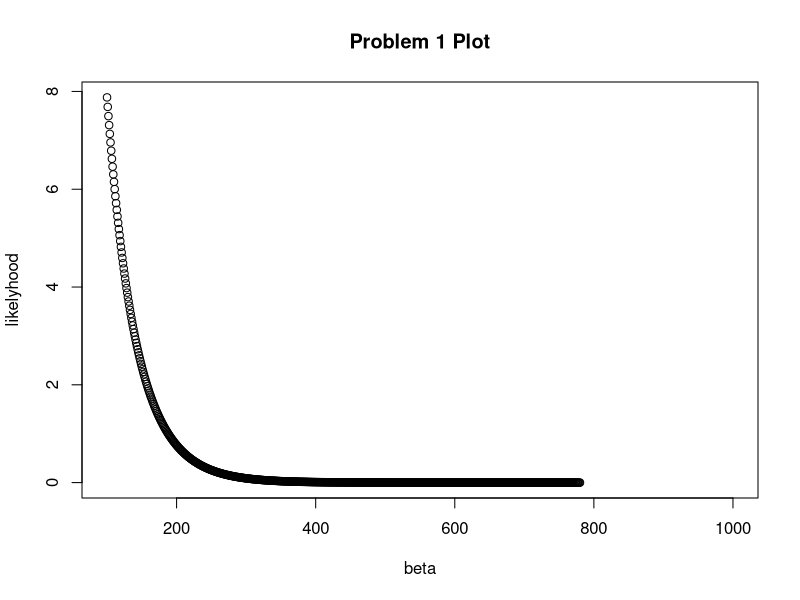

This chart was generated by the following R code:
set.seed(11); #allows for reproducibility

#The likelihood function for a multinomial distribution 
#In: A set of parameters and a data set
#Out: The sum of the log likelihoods for each data point
logitLogLike = function(V, cMat) {
    minLike = -10 ^ 9;
    maxLike = 10 ^ 9;
    denom = matrix(apply(V, 2, function(x) log(sum(exp(x)))), nrow = 1);
    #calculate the denominator for each price
    #calculate the log probability for each value of v
    logPVec = t(apply(V, 1, function(x) x - denom));

    #The below command looks up the logged probability for each entry in cMat and sums the total
    return(sum(sapply(1:ncol(V), function(x) sum(logPVec[cMat[, x], x]))));
}

#A wrapper function for logitLike amenable to the setup in problem 6
# Note that a null alternative is added. The null alternative is assumed to be J=1.
#In: Alpha, Beta, and the  data set
#Out: The sum of the log likelihoods for each data point
multinomChoiceModelLike = function(alpha, beta, lPrice, cMat) {

    #form the matrix of Vs
    return(logitLogLike(apply(lPrice, 2, function(x) alpha + beta * x), cMat));
}

#A gradient function specific to problem 1
# Note that a null alternative is added. The null alternative is assumed to be J=1.
#In: Alpha, Beta, price, and the  data set. Alpha[0] and price[0] are assumed to be zero.
#Out: The gradient of the likelihood
multinomChoiceModelGrad = function(alpha, beta, lPrice, cMat) {
    L = nrow(cMat);
    W = ncol(cMat);
    J = length(alpha);
    eta = matrix(sapply(1:J,
        function(x) apply(cMat, 2, function(y) sum(y == x))), nrow = J, ncol = W, byrow = TRUE);
        #calculate the denominator for each price series    
    denom = apply(lPrice, 2, function(x) sum(exp(alpha + x * beta)));
    #the below return calculates and sums the gradients accross prices

    return(rbind(matrix(sapply(2:J,
        function(x) sum(eta[x,] - L * exp(alpha[x] + beta * lPrice[x,]) / denom)), ncol = 1),
        sum(sapply(1:J,
            function(x) sum(lPrice[x,] * (eta[x,] - L * exp(alpha[x] + beta * lPrice[x,]) / denom))))));
}

##########################Problem 1 Entry Point##########################

#Define the Parameters
numSamples = 50;
numPriceVectrs = 20;
alpha = matrix(NA, 2);
alpha[1] = 0;
alpha[2] = 0;
beta = 500;
lowerBound = 0.1;
upperBound = 5000;
maxIter = 100;

numPrices = length(alpha);
#get the prices
logPrices = rbind(matrix(rep(0, numPriceVectrs), nrow = 1),
    matrix(runif(numPriceVectrs * (numPrices - 1), -1, 1), nrow = numPrices - 1));

#Simulate the data
unifPts = 0
iter=0
while ((unifPts != numSamples * numPriceVectrs) && (iter<maxIter)) {
    popPVec = exp(rep(alpha, numPriceVectrs) + logPrices * beta);
    popPVec = apply(popPVec, 2, function(x) x / sum(x));
    sampMat = matrix(sapply(1:numPriceVectrs,
        function(x) sample.int(numPrices, numSamples, replace = TRUE, popPVec[, x])),
        nrow = numSamples, ncol = numPriceVectrs);
    unifPts = sum(sapply(1:numPriceVectrs, function(x) sum(sampMat[1, x] == sampMat[, x])));
    iter = iter + 1;
}
#print(sampMat);
if (iter == maxIter) print("Warning: Conformed data set not generated");
#Get the maximum likelihood of the parameters
likeFunc = function(b)
    - multinomChoiceModelLike(alpha, b, logPrices, sampMat);

gradFunc = function(b)
    -multinomChoiceModelGrad(alpha, b, logPrices, sampMat)[numPrices];

gMin = 100;
gMax = 1000;
xVec = gMin:gMax;
yVec = sapply(gMin:gMax, likeFunc)


plot(xVec, yVec, main = "Problem 1 Plot", xlab = "beta", ylab = "likelyhood");

out = optim(700, likeFunc, gradFunc,
    method = "L-BFGS-B",
    lower = c(rep(lowerBound, numPrices)),
    upper = c(rep(upperBound, numPrices)));

print(out);

#multinomChoiceModelLike(out$par[1:numPrices], out$par[numPrices + 1], logPrices, sampVec)
